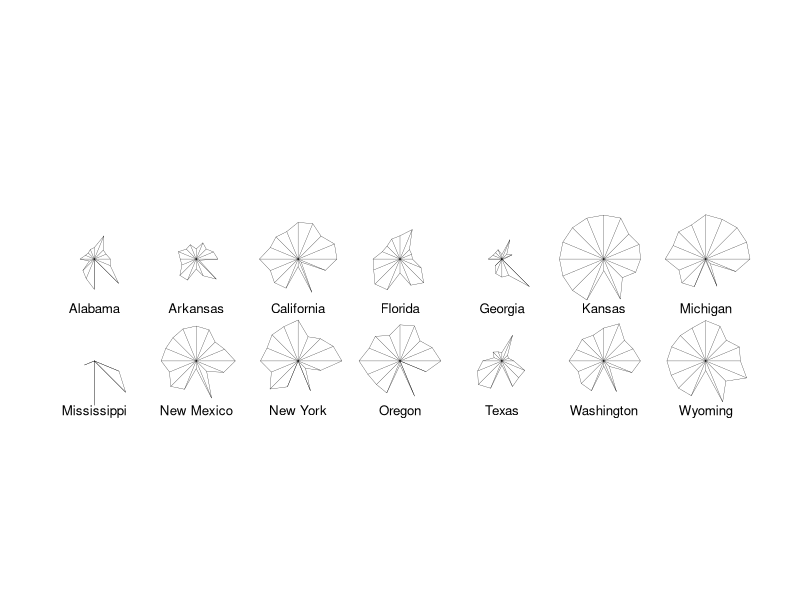
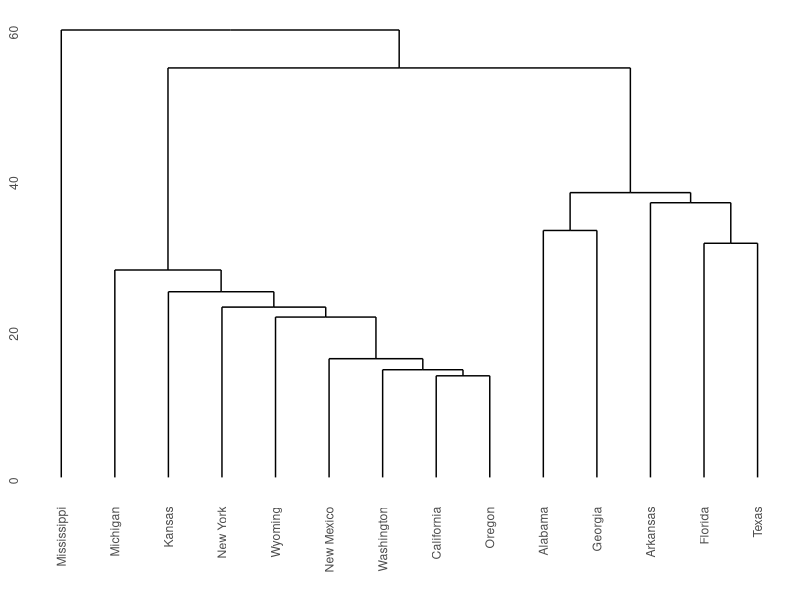
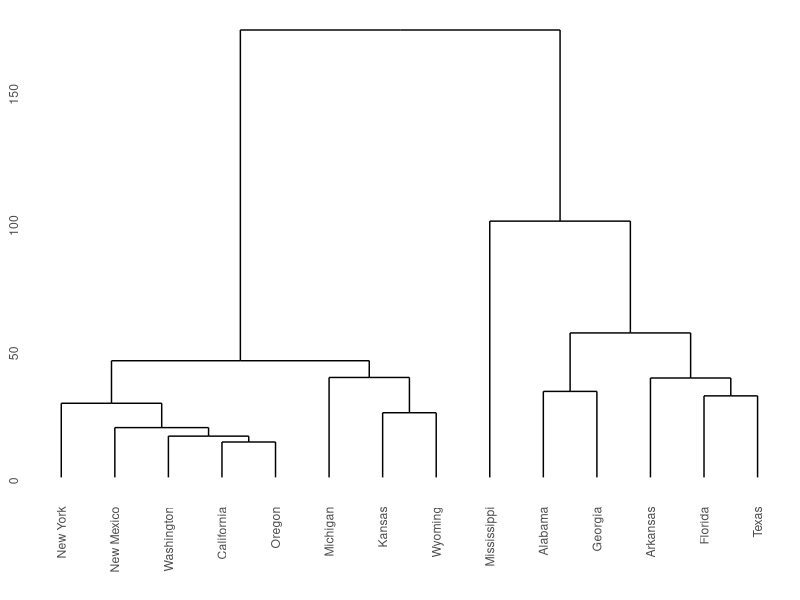

Write R code to recreate these figures, in order. (Note: this script raises an error after producing the figures.)
## ---- chunk 1
library(tidyverse)
knitr::opts_chunk$set(comment = "#>")
theme_set(theme_minimal())
options(pillar.sigfig = 5)
## ---- chunk 2
repub <- read_csv("../data/repub.csv") %>%
  column_to_rownames("State") 
repub %>% stars(nrow=2, ncol=7, flip.labels = FALSE)
## ---- chunk 3
library(ggdendro)
repub.dist <- dist(repub,"euclidean")
repub.clust.single <- hclust(repub.dist,method="single")
ggdendrogram(repub.clust.single)
## ---- chunk 4
repub.clust.complete <- hclust(repub.dist,method="complete")
ggdendrogram(repub.clust.complete)
## ---- chunk 5
repub.groups.complete <- repub.clust.complete %>% cutree(h=75)
repub.groups.complete
## ---- chunk 6
    knitr::include_graphics('graphics/linkage_single.png')
## ---- chunk 7
    knitr::include_graphics('graphics/linkage_complete.png')
## ---- chunk 8
set.seed(2)
x <- cbind(rnorm(20, 0.3, 0.1), rnorm(20, 0.3, 0.1))
x <- rbind(x, cbind(rnorm(20, 0.3,0.15), rnorm(20, 0.7,0.15)))
x <- rbind(x, cbind(rnorm(20, 0.8,0.08), rnorm(20, 0.2,0.05)))
clust <- data.frame(x=x[,1],y=x[,2],col=factor(rep(c(1,2,3),each=20)))
ggplot(clust) +
  geom_point(mapping=aes(x=x, y=y, col=col)) +
  guides(x='none', y='none', col='none') +
  labs(x=NULL, y=NULL)
## ---- chunk 9
assign_to_cluster <- function(xy, centers) {
  # assign to centers
  c <- rep(1,nrow(xy));
  for (i in 1:length(c)) {
    d <- sum((xy[i,] - centers[1,])^2)
    for (k in 2:nrow(centers)) {
      d2 <- sum((xy[i,] - centers[k,])^2)
      if (d2 < d) {
        c[i] <- k
        d <- d2
      }
    }
  }
  return(c)
}

compute_centroids <- function(xy, c) {
  # re-evaluate centers
  centers <- matrix(0,max(c),ncol(xy))
  for (k in 1:nrow(centers)) {
    wch <- which(c==k)
    centers[k,] <- colSums(xy[wch,]) / length(wch)
  }
  return(centers)
}

run_iterations <- function(xy, centers, max_iters) {
  out <- list()
  for (i in 1:max_iters) {
    c <- assign_to_cluster(xy, centers)
    out[[i]] <- bind_rows(data.frame(x=xy[,1], y=xy[,2], col=c, iter=i, type="point"),
                          data.frame(x=centers[,1], y=centers[,2], col=1:3, iter=i, type="center"))
    centers <- compute_centroids(xy, c);
  }
  bind_rows(out)
}

xy <- clust[,1:2]
centers <- xy[c(4,59,55),]
df <- run_iterations(xy, centers, max_iters=17)
df %>% filter(iter %in% c(1,2,3,5,9,17)) %>%
  mutate(name = case_when(iter == 1 ~ "Initial means",
                          TRUE ~ paste("Iteration", iter-1))) %>%
  ggplot() +
  geom_point(mapping = aes(x=x, y=y, col=as.factor(col), shape=type, size=type)) +
  facet_wrap(vars(name)) +
  guides(x='none', y='none', col='none', shape='none', size='none') +
  scale_shape_manual(values = c(center='asterisk', point='circle')) +
  scale_size_manual(values = c(center=2, point=1)) +
  labs(x=NULL, y=NULL)
## ---- chunk 10
library(broom)
tibble(k=1:6) %>%
  mutate(km = map(k, ~kmeans(xy, centers=., nstart=20)),
         tidied = map(km, glance)) %>%
  unnest(tidied) %>%
  ggplot() +
  geom_line(mapping = aes(x=k, y=tot.withinss)) +
  labs(x = "k, number of clusters",
       y = "Total within cluster sum of squares")
## ---- chunk 11
library(palmerpenguins)
library(patchwork)
set.seed(32)
penguins <- penguins %>% filter(complete.cases(.))
k <- penguins %>% select(flipper_length_mm, bill_length_mm, body_mass_g) %>%
  mutate(across(everything(), scale)) %>%
  kmeans(centers=3, nstart=20)

g1 <- ggplot(penguins) +
  geom_point(mapping=aes(x=flipper_length_mm,
                         y=body_mass_g,
                         col=species)) +
  guides(col='none')

g2 <- ggplot(k %>% augment(penguins)) +
  geom_point(mapping=aes(x=flipper_length_mm,
                         y=body_mass_g,
                         col=.cluster)) +
  guides(col='none')
g1 + g2
## ---- chunk 12
set.seed(22)
k <- penguins %>% select(flipper_length_mm, bill_length_mm, body_mass_g) %>%
  kmeans(centers=3, nstart=20)

g1 <- ggplot(penguins) +
  geom_point(mapping=aes(x=flipper_length_mm,
                         y=body_mass_g,
                         col=species)) +
  guides(col='none')

g2 <- ggplot(k %>% augment(penguins)) +
  geom_point(mapping=aes(x=flipper_length_mm,
                         y=body_mass_g,
                         col=.cluster)) +
  guides(col='none')
g1 + g2
## ---- chunk 13
peng_ss <- tibble(k=1:6) %>%
  mutate(km = map(k, ~ kmeans(penguins %>%
                                select(flipper_length_mm, bill_length_mm, body_mass_g),
                              centers=., nstart=20)),
         tidied = map(km, glance)) %>%
  unnest(tidied)
peng_ss_scaled <- tibble(k=1:6) %>%
  mutate(km = map(k, ~ kmeans(penguins %>%
                                select(flipper_length_mm, bill_length_mm, body_mass_g) %>%
                                mutate(across(everything(), scale)),
                              centers=., nstart=20)),
         tidied = map(km, glance)) %>%
  unnest(tidied)

g1 <- ggplot(peng_ss_scaled) +
  geom_line(mapping=aes(x=k, y=tot.withinss))
g2 <- ggplot(peng_ss) +
  geom_line(mapping=aes(x=k, y=tot.withinss))
g1+g2
## ---- chunk 14
knitr::include_graphics(file.path("graphics", sprintf("test01_%02i.png", c(2,4,8,16,32,256))))
## ---- chunk 15
library(cluster)
pam(repub, k=3, metric="manhattan")
## ---- chunk 16
repub.dist <- dist(repub, method="manhattan")
pam(repub.dist, k=3)
## ---- chunk 17
x1 <- c(0.3,0.37,0.45)
y1 <- c(0.2,0.3,0.15)
x2 <- c(0.7,0.8,0.85,0.75)
y2 <- c(0.62,0.7,0.61,0.55)
x3 <- c(0.2,0.25,0.32)
y3 <- c(0.6,0.7,0.65)
x <- 0.35
y <- 0.55
par(mar=c(0,0,0,0))
plot(c(x1,x2,x3,x),c(y1,y2,y3,y), xlim=c(0,1), ylim=c(0,1), xaxt="n", yaxt="n", xlab="", ylab="", pch=19,
     asp=1)
for (i in 1:length(x1)) lines(c(x1[i],x),c(y1[i],y))
for (i in 1:length(x2)) lines(c(x2[i],x),c(y2[i],y))
for (i in 1:length(x3)) lines(c(x3[i],x),c(y3[i],y))
text(x-0.04,y-0.015,"x")
theta <- seq(0,2*pi,by=2*pi/100)
lines(0.38+0.12*cos(theta),0.22+0.12*sin(theta), lty="dotted")
text(0.38,0.22-0.17,"B")
lines(0.77+0.12*cos(theta),0.63+0.12*sin(theta), lty="dotted")
text(0.77,0.63+0.17,"C")
lines(0.28+0.12*cos(theta),0.62+0.12*sin(theta), lty="dotted")
text(0.28,0.62+0.17,"A")
## ---- chunk 18
library(cluster)
repub.dist <- dist(repub, method="manhattan")
repub.pam.1 <- pam(repub.dist, k=3)
repub.pam.2 <- pam(repub.dist, k=4)
plot(silhouette(repub.pam.1), border=NA, do.clus.stat=FALSE, do.n.k=FALSE,
     main="3 clusters")
plot(silhouette(repub.pam.2), border=NA, do.clus.stat=FALSE, do.n.k=FALSE,
     main="4 clusters")
## ---- chunk 19
    repub.pam.2 %>% pluck('silinfo', 'widths')
## ---- chunk 20
repub.pam.2 %>% pluck('silinfo', 'widths') %>%
  as.data.frame() %>%
  rownames_to_column("State") %>%
  ggplot() +
  geom_col(mapping = aes(y=as_factor(State), x=sil_width)) +
  labs(x="Silhouette width", y=NULL)
## ---- chunk 21
iris.kmeans.1 <- kmeans(iris[,1:4], 3)
iris.kmeans.2 <- kmeans(iris[,1:4], 4)
iris.dist <- dist(iris[,1:4])
plot(silhouette(iris.kmeans.1$cluster, dist=iris.dist), border=NA, do.clus.stat=FALSE, do.n.k=FALSE)
plot(silhouette(iris.kmeans.2$cluster, dist=iris.dist), border=NA, do.clus.stat=FALSE, do.n.k=FALSE)
